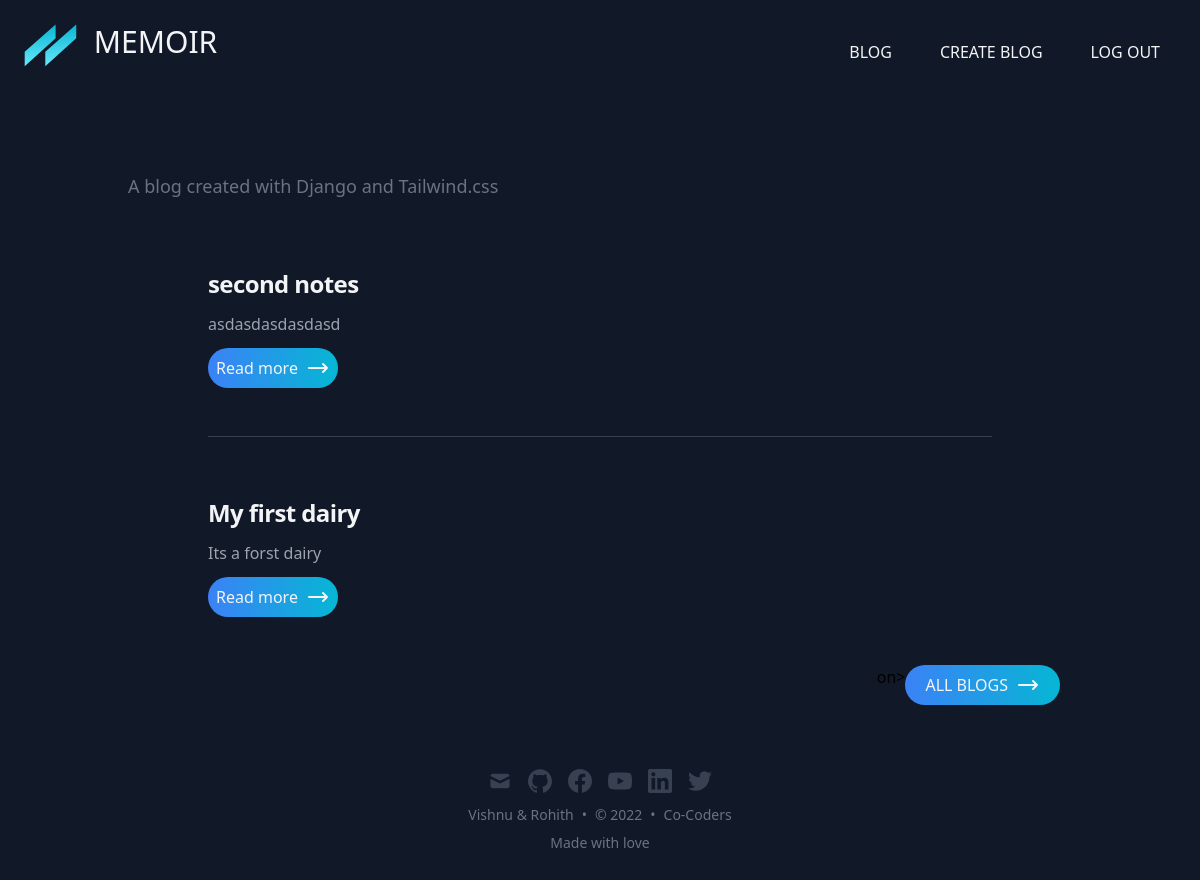
Page / (signed in) on the earlier database version.
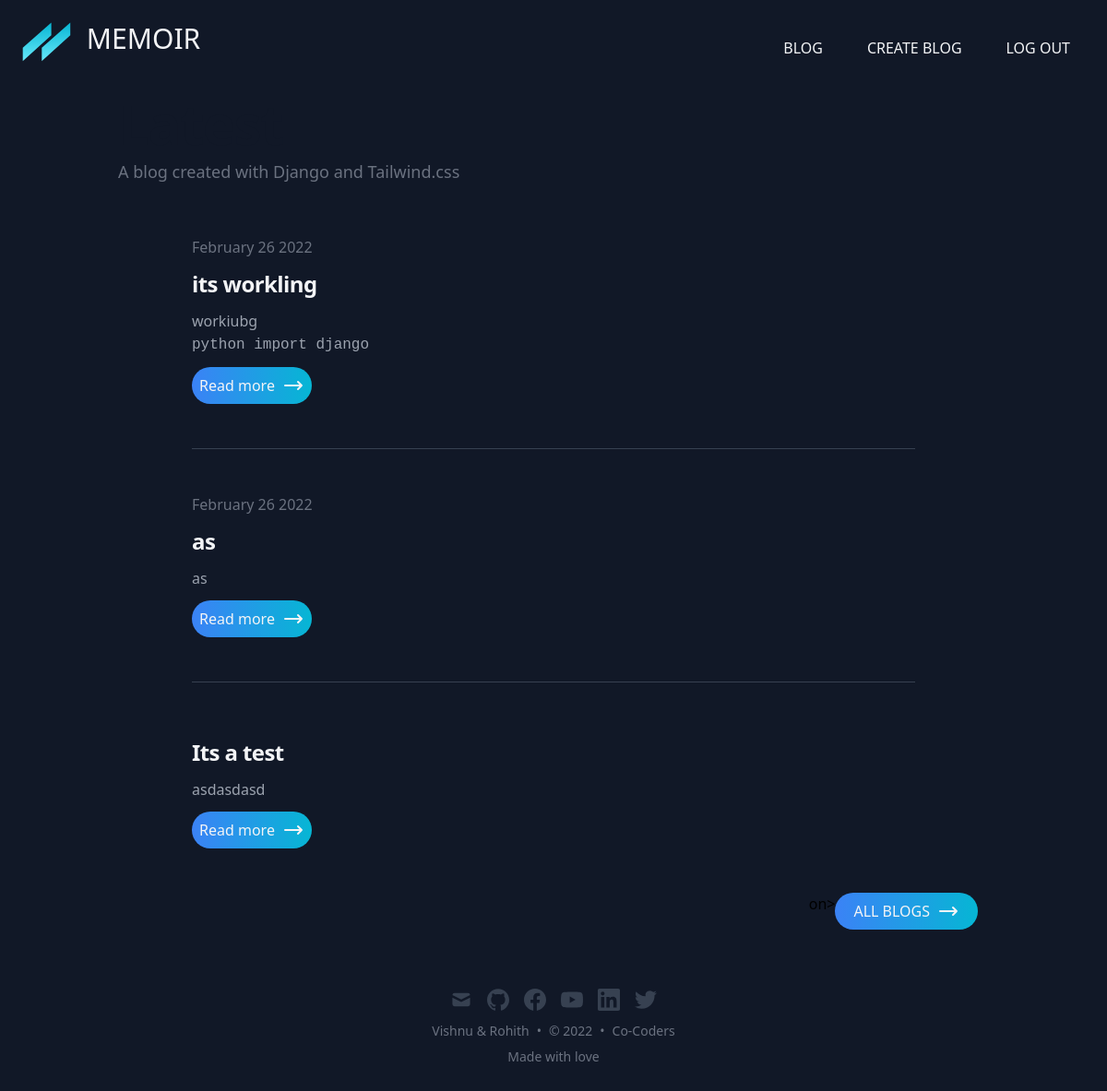
Same page on the later database version.
### core/models.py (models this page shows, shortened)
class Notes(models.Model):
    title = models.CharField(max_length=255)
    slug = models.SlugField()
    description = models.TextField()
    date_created = models.DateTimeField(default=timezone.now)
    updated_at = models.DateTimeField(auto_now=True)
    user = models.ForeignKey(User, on_delete=models.CASCADE)
    date = models.CharField(max_length=255, blank=True)
    class Meta:
        ordering = ('-date_created'),

### core/views.py (the view)
# urls.py: path("", index, name='index'),
@login_required
def index(request):
    if request.user:
        obj = Notes.objects.filter(user=request.user)[:5]
        context = {
            'posts':obj
        }
        return render(request, 'index.html', context)
    return render(request, 'index.html', context)

### core/templatetags/blog_extras.py (called while the page is built)
@register.filter
def convert_markdown(value):
    return markdown.markdown(value)

### templates/index.html (shortened to what this page needs)
{% extends 'base.html' %}
{% block content %}
<h1
  class="text-3xl font-bold leading-9 tracking-tight text-gray-900 dark:text-gray-100 sm:text-4xl sm:leading-10 md:text-6xl md:leading-14"
>
</h1>
<p class="text-lg my-2 leading-7 text-gray-500 dark:text-gray-400">
  A blog created with Django and Tailwind.css
</p>
{% if posts %}
{% include 'partials/post.html' %}
<div class="flex justify-end mr-3">on>
  <a href="{% url 'core:blog' %}">
    <button class="text-gray-100 bg-gradient-to-r from-blue-500 to-cyan-500  rounded-full p-2 px-5 flex uppercase">All blogs
  </a>
      <span><svg xmlns="http://www.w3.org/2000/svg" class="h-6 w-6 ml-2" fill="none" viewBox="0 0 24 24" stroke="currentColor">
          <path stroke-linecap="round" stroke-linejoin="round" stroke-width="2" d="M17 8l4 4m0 0l-4 4m4-4H3" />
        </svg></span>
</div>
{% else %}
<a href="{% url 'core:add-notes' %}">
  <h1 class="text-3xl text-center text-white hover:text-cyan-500">Create new Dairy</h1>
</a>
{% endif %}
{% endblock content %}

### templates/base.html (shortened to what this page needs)
<!doctype html>
<html>
<head>
  <script src="https://cdn.tailwindcss.com"></script>
</head>
<body class="bg-gray-900">
    {% include 'partials/nav.html' %}
    <div class="container mx-auto px-10">
      {% block content %}
      {% endblock content %}
      {% include 'partials/footer.html' %}
    </div>
</body>
</html>

### templates/partials/nav.html (shortened to what this page needs)
<nav class="p-6 flex">
    <a class="flex space-x-4" href="/">
        <h1 class="text-3xl text-gray-100 uppercase">memoir</h1>
    </a>
<div class="hidden md:flex ml-auto space-x-4">
    <a href="{% url 'core:blog' %}">
        <button class="p-1 font-medium text-gray-100 sm:p-4 uppercase hover:text-cyan-500">Blog</button>
    </a>
    {% if request.user.is_authenticated %}
    <a href="{% url 'core:add-notes' %}">
        <button class="p-1 font-medium  sm:p-4 text-gray-100 uppercase hover:text-cyan-500">Create Blog</button>
    </a>
    <a href="{% url 'core:logout' %}">
        <button class="p-1 font-medium  sm:p-4 text-gray-100 uppercase hover:text-cyan-500">Log Out</button>
    </a>
    {% endif %}
</div>
</nav>

### templates/partials/post.html (shortened to what this page needs)
{% load blog_extras %}
<ul class="divide-y divide-gray-700 w-full mx-auto md:px-20">
    {% for post in posts %}
      <li class="py-12">
      <article>
          <dl>
              <dd class="text-base font-medium leading-6 text-gray-500 text-gray-400">
                  <time datetime="2021-08-07T15:32:14.000Z">{{ post.date }}</time>
              </dd>
          </dl>
          <h2 class="text-2xl font-bold leading-8 tracking-tight my-3">
              <a class="text-gray-100" href="#">{{ post.title }}</a>
          </h2>
          <div class="prose max-w-none text-gray-400 my-3">{{ post.description|convert_markdown|safe }}</div>
          <a href="/blog/{{post.slug}}">
            <button class="text-gray-100 bg-gradient-to-r from-blue-500 to-cyan-500  rounded-full p-2 flex">Read more
              <span><svg xmlns="http://www.w3.org/2000/svg" class="h-6 w-6 ml-2" fill="none" viewBox="0 0 24 24" stroke="currentColor">
                  <path stroke-linecap="round" stroke-linejoin="round" stroke-width="2" d="M17 8l4 4m0 0l-4 4m4-4H3" />
                </svg></span>
          </button>
        </a>
      </article>
    </li>
    {% endfor %}
  </ul>

### templates/partials/footer.html (shortened to what this page needs)
<footer class="bottom-0 mx-auto">
    <div class="flex flex-col items-center mt-16">
      <div class="flex mb-3 space-x-4">
        <a
         data-tooltip-target="tooltip-default"
          class="text-sm text-gray-500 transition hover:text-gray-600"
          target="_blank"
          rel="noopener noreferrer"
          href="mailto:vk2345732@gmail.com"
          >
            </a>
          <a
          class="text-sm text-gray-500 transition hover:text-gray-600"
          target="_blank"
          rel="noopener noreferrer"
          href="https://github.com/VishDroid-dev">
            </a>
            <a
          class="text-sm text-gray-500 transition hover:text-gray-600"
          target="_blank"
          rel="noopener noreferrer"
          href="https://facebook.com"
          >
            </a
        >
        <a
          class="text-sm text-gray-500 transition hover:text-gray-600"
          target="_blank"
          rel="noopener noreferrer"
          href="https://youtube.com"
          >
            </a
        >
        <a
          class="text-sm text-gray-500 transition hover:text-gray-600"
          target="_blank"
          rel="noopener noreferrer"
          href="https://www.linkedin.com/in/vishnu-kannan-4032b1190/"
          >
            </a
        >
        <a
          class="text-sm text-gray-500 transition hover:text-gray-600"
          target="_blank"
          rel="noopener noreferrer"
          href="https://twitter.com/Twitter"
          >
      </a>
      </div>
      <div class="flex mb-2 space-x-2 text-sm text-gray-500 dark:text-gray-400">
        <div>Vishnu & Rohith</div>
        <div>•</div>
        <div>© 2022</div>
        <div>•</div>
        <a href="/">Co-Coders</a>
      </div>
      <div class="mb-8 text-sm text-gray-500 dark:text-gray-400">
        <h1>Made with love</h1>
      </div>
    </div>
  </footer>

Differences in the rows shown:
removed Notes: title "second notes", description|convert_markdown "asdasdasdasdasd"
removed Notes: title "My first dairy", description|convert_markdown "Its a forst dairy"
added Notes: date "February 26 2022", title "its workling", description|convert_markdown "workiubg python import django"
added Notes: date "February 26 2022", title "as", description|convert_markdown "as"
added Notes: title "Its a test", description|convert_markdown "asdasdasd"
